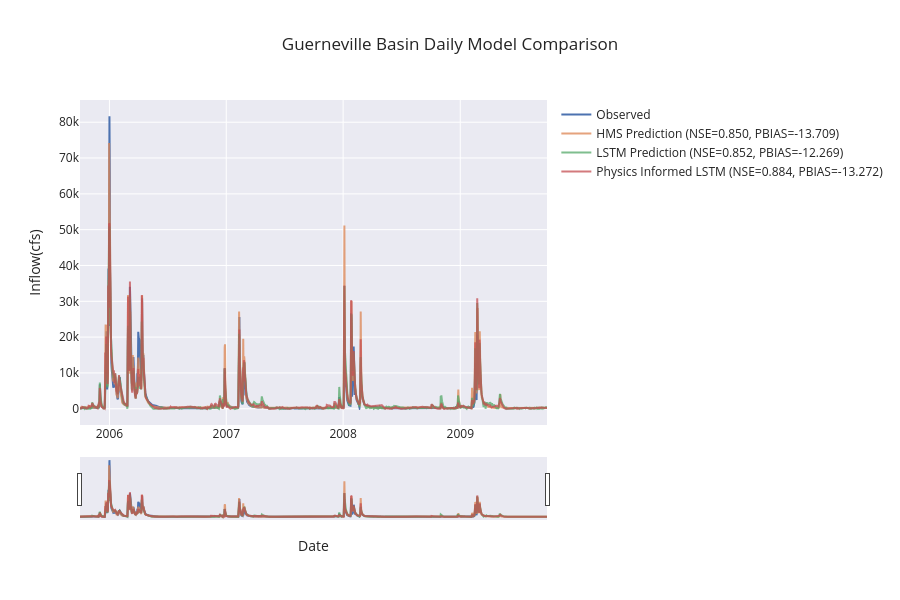

This figure's notebook cell:
### Code cell
if not skip_best_model_test:
    plot_timeseries_comparison(source=(no_physics_test_csv, physics_test_csv, path_to_physics_data), title="Guerneville Basin Daily Model Comparison", backend="plotly", metrics=["NSE", "PBIAS"], metrics_out="guerneville_daily_test_metrics.csv", ts_out="guerneville_daily_test_combined_ts.csv", legend_font=12, axis_font=22)
else:
    plot_timeseries_comparison(source=combined_df, title="Guerneville Basin Daily Model Comparison", backend="plotly", metrics=["NSE", "PBIAS"], metrics_out="guerneville_daily_test_metrics.csv", ts_out="guerneville_daily_test_combined_ts.csv", legend_font=12, axis_font=22)

### Figure 1 — Plotly figure (JSON) as saved in the notebook; plotly's stock layout.template omitted (floating-point values rounded to 4 significant figures; data arrays with more than 128 entries replaced by an {"elided": "..."} marker saying what was removed)
{"data": [{"line": {"width": 2}, "mode": "lines", "name": "Observed", "x": {"elided": "1460 str values"}, "y": {"elided": "1460 float values"}, "type": "scatter"}, {"line": {"width": 2}, "mode": "lines", "name": "HMS Prediction (NSE=0.850, PBIAS=-13.709)", "opacity": 0.75, "x": {"elided": "1460 str values"}, "y": {"elided": "1460 float values"}, "type": "scatter"}, {"line": {"width": 2}, "mode": "lines", "name": "LSTM Prediction (NSE=0.852, PBIAS=-12.269)", "opacity": 0.75, "x": {"elided": "1460 str values"}, "y": {"elided": "1460 float values"}, "type": "scatter"}, {"line": {"width": 2}, "mode": "lines", "name": "Physics Informed LSTM (NSE=0.884, PBIAS=-13.272)", "opacity": 0.75, "x": {"elided": "1460 str values"}, "y": {"elided": "1460 float values"}, "type": "scatter"}], "layout": {"legend": {"font": {"size": 12}, "x": 1.02, "y": 1, "xanchor": "left", "yanchor": "top", "bgcolor": "rgba(0,0,0,0)"}, "xaxis": {"rangeslider": {"visible": true}, "title": {"text": "Date"}, "type": "date"}, "margin": {"r": 300}, "title": {"text": "Guerneville Basin Daily Model Comparison"}, "height": 600, "yaxis": {"title": {"text": "Inflow(cfs)"}}, "hovermode": "x unified"}}
